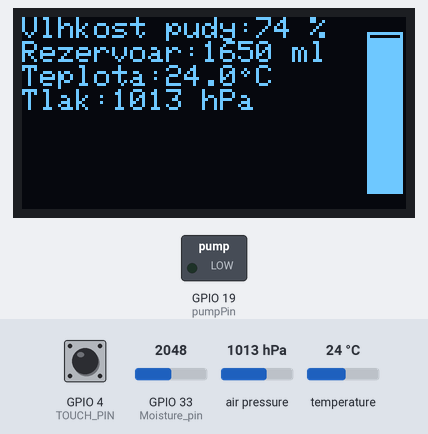
This program was run on a simulated ESP32. On the bench: 128×64 one-colour display, switched loads named in the program (green lamp = pin HIGH). The inputs (shaded band) are chosen by the test bench; at power-on: GPIO 33 (Moisture_pin) = 2048, air pressure 1013 hPa, temperature 24 °C, GPIO 4 (TOUCH_PIN) HIGH. What the program prints to the serial monitor is not drawn.

Above: at 1.2 s.
1.3 s: GPIO 33 (Moisture_pin) set to 2751
At 2.6 s:
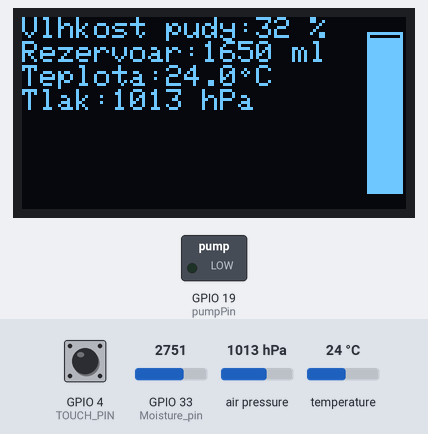
2.9 s: GPIO 33 (Moisture_pin) set to 2837
At 4.3 s:
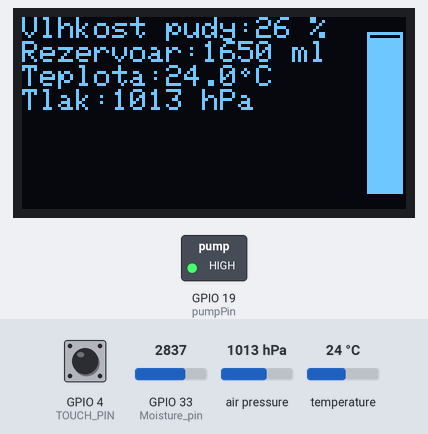
4.6 s: air pressure set to 952 hPa
At 5.9 s:
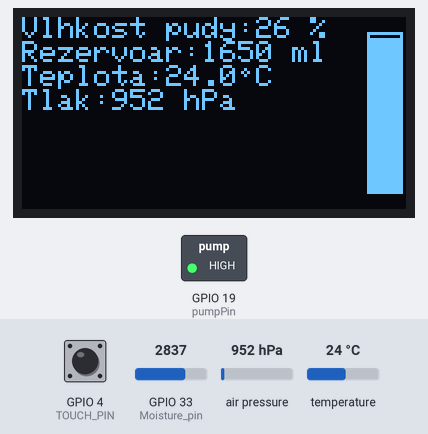
6.2 s: temperature set to 12 °C
At 7.7 s:
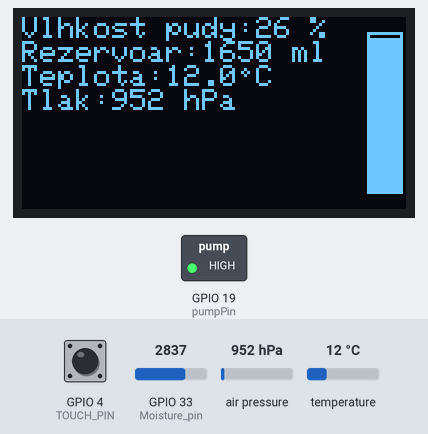
9.7 s: air pressure set to 975 hPa
At 11.2 s:
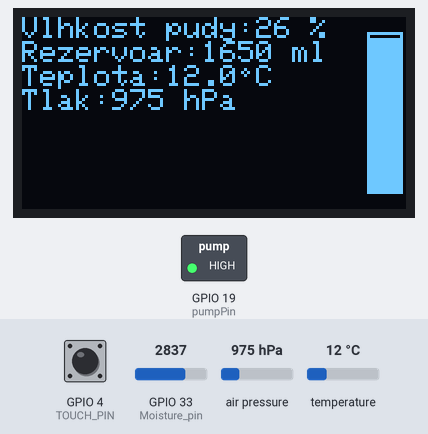
Timing chart, 0 to 12.4 s (numbered marks = the images above; inputs shaded):
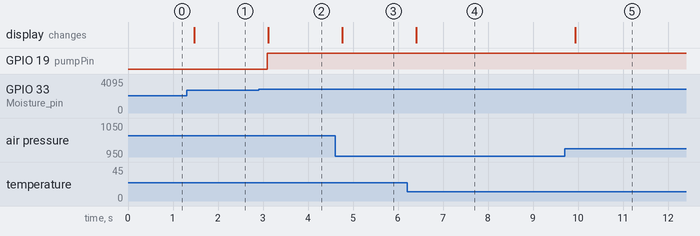

Measured:
- the behaviour switches between 2785 and 2786 on GPIO 33 (Moisture_pin) (found by bisection; images 1 and 2)
- after the input at 1.3 s, the display: changes after 0.18 s (image 1)
- after the input at 2.9 s, GPIO 19 (pumpPin): LOW → HIGH after 0.19 s; the display: changes after 0.22 s (image 2)
- after the input at 4.6 s, the display: changes after 0.17 s (image 3)
- after the input at 6.2 s, the display: changes after 0.21 s (image 4)
- after the input at 9.7 s, the display: changes after 0.23 s (image 5)

The program:

main.cpp
```cpp
#include <Arduino.h>
#include <Wire.h>
#include <Adafruit_BMP280.h>
#include <Adafruit_SSD1306.h>
#include <WiFi.h>
#include <Adafruit_GFX.h>
#include <SPI.h>

#define Moisture_pin 33  // Pin for soil moisture sensor
#define scl 22          // Pin for I2C SCL
#define sda 21          // Pin for I2C SDA
#define TRIG_PIN 5     // Pin for ultrasonic sensor TRIG
#define ECHO_PIN 18    // Pin for ultrasonic sensor ECHO
#define pumpPin 19    // Pin for water pump control
#define TOUCH_PIN T0      // T0 = GPIO 4
//#define LED_PIN   2       // vestavěná LED (většinou GPIO 2)

float vlhkost_pudy_percent = 0; // Variable to store soil moisture percentage
int vlhkost_pudy_MIN = 3270; // Minimum analog value for soil moisture sensor (dry soil)
int vlhkost_pudy_MAX = 1600;    // Maximum analog value for soil moisture
int puda_MIN_percent = 30; // Minimum soil moisture percentage to turn off the pump

float osa_x = 10.0; // Variable for X axis
float osa_y = 10.0; // Variable for Y axis
float osa_z = 17.0; // Variable for Z axis
float offset = 0; // Offset for water level calculation

int pozice_x = 115; // Variable for X position
int pozice_y = 5; // Variable for Y position
int sirka_obdelniku = 12; // Variable for width
int vyska_obdelniku = 54;  // Variable for height

int pauza = 200; // Pause duration in milliseconds

int touchThreshold = 40;  // prahová hodnota touch pinu (s vyssi hodnotou vyssi citlivost)

// SSD1306 display object
Adafruit_SSD1306 display(128, 64, &Wire, -1);

//Wifi credentials
const String ssid     = "SSID";
const String password = "PASSWORD";

void setup() {
  Serial.begin(115200);

  // Initialize the SSD1306 display
  if (!display.begin(SSD1306_SWITCHCAPVCC, 0x3C)) {
    Serial.println("SSD1306 allocation failed");
    for (;;);
  }

  // Clear the display buffer
  display.clearDisplay();

  // Set text size and color
  display.setTextSize(1);
  display.setTextColor(SSD1306_WHITE);

  // Setup pins for ultrasonic sensor
  pinMode(TRIG_PIN, OUTPUT);
  pinMode(ECHO_PIN, INPUT);
  pinMode(pumpPin, OUTPUT);
}

struct BMPData {
  float teplota;
  float tlak;
};

BMPData BMP280Setup() {
  Adafruit_BMP280 bmp;
  if (!bmp.begin(0x76)) {
    Serial.println("Could not find a valid BMP280 sensor!");
    while (1);
  }

  BMPData data;
  data.teplota = bmp.readTemperature();
  data.tlak = bmp.readPressure() / 100.0F;

  return data;  // Vrátí obě hodnoty
}


float soilMoistureSetup() {
  int vlhkost_pudy_analog = analogRead(Moisture_pin); // Initialize soil moisture sensor pin
  int vlhkost_pudy_percent = map(vlhkost_pudy_analog, vlhkost_pudy_MAX, vlhkost_pudy_MIN, 100, 0); // Map analog value to percentage

  Serial.print("Vlhkost půdy: ");
  Serial.print(vlhkost_pudy_percent);
  Serial.println(" %");
  Serial.print("Analogová hodnota půdy: ");
  Serial.println(vlhkost_pudy_analog);
  display.print("Vlhkost pudy:");
  display.print(vlhkost_pudy_percent);
  display.println(" %");

  return vlhkost_pudy_percent;  // Vrať hodnotu
}

float HCSR04Setup() {
  pinMode(TRIG_PIN, OUTPUT);
  pinMode(ECHO_PIN, INPUT);

  digitalWrite(TRIG_PIN, LOW);
  delayMicroseconds(2);
  digitalWrite(TRIG_PIN, HIGH);
  delayMicroseconds(5);
  digitalWrite(TRIG_PIN, LOW);

  long odezva = pulseIn(ECHO_PIN, HIGH);
  float vzdalenost_hladiny = odezva * 0.034 / 2; // Calculate distance in cm

  Serial.print("Vzdálenost: ");
  Serial.print(vzdalenost_hladiny);
  Serial.println(" cm");
  return vzdalenost_hladiny;  // Vrať hodnotu
}

void loop() {
  display.clearDisplay(); // Clear the display for new data
  BMPData bmp_data = BMP280Setup();
  Serial.print("Teplota:");
  Serial.println(bmp_data.teplota);
  Serial.print("Tlak: ");
  Serial.println(bmp_data.tlak);

  display.setCursor(0, 0);

  vlhkost_pudy_percent = soilMoistureSetup();  // Ulož vrácené hodnotu
  float vzdalenost = 0.5;  // Ulož vrácené hodnotu

  int touchValue = touchRead(TOUCH_PIN);  // Read touch sensor value
  Serial.print("Touch Value: ");
  Serial.println(touchValue);

   if (touchValue < touchThreshold) {
    Serial.println("TOUCH!");
  }

  if (vlhkost_pudy_percent < puda_MIN_percent) { // If soil moisture is below 30%
    digitalWrite(pumpPin, HIGH); // Turn on the water pump
    Serial.println("Pumpa zapnuta");
  } else {
    digitalWrite(pumpPin, LOW); // Turn off the water pump
    Serial.println("Pumpa vypnuta");
  }

  int objem_vody = round((osa_x * osa_y * (osa_z - vzdalenost)) / 10) * 10; // Calculate water volume percentage
  Serial.print("Objem vody v nádrži: ");
  Serial.print(objem_vody);
  Serial.println(" ml");

  display.print("Rezervoar:");
  display.print(objem_vody);
  display.println(" ml");
  display.print("Teplota:");
  display.print(bmp_data.teplota, 1);
  display.drawCircle(74, 18, 1, SSD1306_WHITE); // Draw degree symbol
  display.println(" C");
  display.print("Tlak:");
  display.print(bmp_data.tlak, 0);
  display.println(" hPa");

  float vypotrebovany_objem = vzdalenost - offset;
  int vyska_vyplne = (vypotrebovany_objem * (vyska_obdelniku - 2)) / osa_z;
  display.fillRect(pozice_x, pozice_y, sirka_obdelniku, vyska_obdelniku, SSD1306_WHITE); // Draw rectangle on display
  if (objem_vody > 0) {
  display.fillRect(pozice_x + 1, pozice_y + 1, sirka_obdelniku - 2, vyska_vyplne, SSD1306_BLACK); // Fill rectangle based on water volume
  }
  display.display(); // Update the display with new data

  delay(pauza); // Wait for pauza seconds before next readin
}
```
